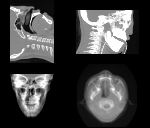

Recreate this plot in Python.
#!/usr/bin/env python

# Test vtkImageReslice with different slab modes and axis permutations.

# Factory overrides
import vtkmodules.vtkInteractionStyle  # noqa: F401
import vtkmodules.vtkRenderingFreeType  # noqa: F401
import vtkmodules.vtkRenderingOpenGL2  # noqa: F401

import os

from vtkmodules.vtkIOImage import vtkImageReader
from vtkmodules.vtkImagingCore import (
    vtkImageCast,
    vtkImageReslice,
)
from vtkmodules.vtkRenderingCore import (
    vtkActor2D,
    vtkImageMapper,
    vtkRenderWindow,
    vtkRenderWindowInteractor,
    vtkRenderer,
)

# Image pipeline
reader = vtkImageReader()
reader.ReleaseDataFlagOff()
reader.SetDataByteOrderToLittleEndian()
reader.SetDataScalarTypeToUnsignedShort()
reader.SetDataExtent(0, 63, 0, 63, 1, 93)
reader.SetDataSpacing(3.2, 3.2, 1.5)
reader.SetDataOrigin(-100.8, -100.8, -70.5)
data_dir = os.environ.get("VPE_DATA_DIR", os.path.dirname(os.path.abspath(__file__)))

reader.SetFilePrefix(os.path.join(data_dir, "headsq", "quarter"))
reader.SetDataMask(0x7fff)

# Cast to float for sum mode
caster = vtkImageCast()
caster.SetInputConnection(reader.GetOutputPort())
caster.SetOutputScalarTypeToFloat()

# Mean slab with trapezoid integration
reslice1 = vtkImageReslice()
reslice1.SetInputConnection(reader.GetOutputPort())
reslice1.SetSlabModeToMean()
reslice1.SlabTrapezoidIntegrationOn()
reslice1.SetSlabNumberOfSlices(45)
reslice1.SetInterpolationModeToLinear()
reslice1.SetOutputDimensionality(2)
reslice1.SetOutputSpacing(3.2, 3.2, 1.5)
reslice1.SetOutputExtent(0, 63, 0, 63, 0, 0)

# Sum slab with permuted axes
reslice2 = vtkImageReslice()
reslice2.SetInputConnection(caster.GetOutputPort())
reslice2.SetSlabModeToSum()
reslice2.SetSlabNumberOfSlices(93)
reslice2.SetInterpolationModeToLinear()
reslice2.SetOutputDimensionality(2)
reslice2.SetOutputSpacing(3.2, 3.2, 1.5)
reslice2.SetOutputExtent(0, 63, 0, 63, 0, 0)
reslice2.SetResliceAxesDirectionCosines([1, 0, 0, 0, 0, -1, 0, 1, 0])

# Max slab with permuted axes
reslice3 = vtkImageReslice()
reslice3.SetInputConnection(reader.GetOutputPort())
reslice3.SetSlabModeToMax()
reslice3.SetInterpolationModeToNearestNeighbor()
reslice3.SetSlabNumberOfSlices(50)
reslice3.SetOutputDimensionality(2)
reslice3.SetOutputSpacing(3.2, 3.2, 1.5)
reslice3.SetOutputExtent(0, 63, 0, 63, 0, 0)
reslice3.SetResliceAxesDirectionCosines([0, +1, 0, 0, 0, -1, -1, 0, 0])

# Min slab with cubic interpolation
reslice4 = vtkImageReslice()
reslice4.SetInputConnection(reader.GetOutputPort())
reslice4.SetSlabModeToMin()
reslice4.SetSlabNumberOfSlices(2)
reslice4.SetInterpolationModeToCubic()
reslice4.SetOutputDimensionality(2)
reslice4.SetOutputSpacing(3.2, 3.2, 1.5)
reslice4.SetOutputExtent(0, 63, 0, 63, 0, 0)
reslice4.SetResliceAxesDirectionCosines([0, 0, 1, 0, 1, 0, -1, 0, 0])

# Mapper + Actor pairs
mapper_0 = vtkImageMapper()
mapper_0.SetInputConnection(reslice1.GetOutputPort())
mapper_0.SetColorWindow(2000)
mapper_0.SetColorLevel(1000)
mapper_0.SetZSlice(0)

actor_0 = vtkActor2D()
actor_0.SetMapper(mapper_0)

mapper_1 = vtkImageMapper()
mapper_1.SetInputConnection(reslice2.GetOutputPort())
mapper_1.SetColorWindow(50000)
mapper_1.SetColorLevel(100000)
mapper_1.SetZSlice(0)

actor_1 = vtkActor2D()
actor_1.SetMapper(mapper_1)

mapper_2 = vtkImageMapper()
mapper_2.SetInputConnection(reslice3.GetOutputPort())
mapper_2.SetColorWindow(2000)
mapper_2.SetColorLevel(1000)
mapper_2.SetZSlice(0)

actor_2 = vtkActor2D()
actor_2.SetMapper(mapper_2)

mapper_3 = vtkImageMapper()
mapper_3.SetInputConnection(reslice4.GetOutputPort())
mapper_3.SetColorWindow(2000)
mapper_3.SetColorLevel(1000)
mapper_3.SetZSlice(0)

actor_3 = vtkActor2D()
actor_3.SetMapper(mapper_3)

# Renderers in four viewports
renderer_0 = vtkRenderer()
renderer_0.AddViewProp(actor_0)
renderer_0.SetViewport(0.5, 0.0, 1.0, 0.5)

renderer_1 = vtkRenderer()
renderer_1.AddViewProp(actor_1)
renderer_1.SetViewport(0.0, 0.0, 0.5, 0.5)

renderer_2 = vtkRenderer()
renderer_2.AddViewProp(actor_2)
renderer_2.SetViewport(0.5, 0.5, 1.0, 1.0)

renderer_3 = vtkRenderer()
renderer_3.AddViewProp(actor_3)
renderer_3.SetViewport(0.0, 0.5, 0.5, 1.0)

# Window
render_window = vtkRenderWindow()
render_window.AddRenderer(renderer_0)
render_window.AddRenderer(renderer_1)
render_window.AddRenderer(renderer_2)
render_window.AddRenderer(renderer_3)
render_window.SetSize(150, 128)
render_window.SetWindowName("reslice permute slab")

# Interactor
interactor = vtkRenderWindowInteractor()
interactor.SetRenderWindow(render_window)

interactor.Initialize()
interactor.Start()
